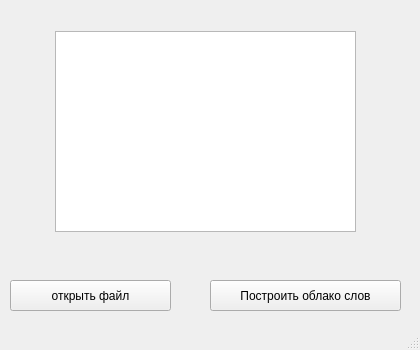
<?xml version="1.0" encoding="UTF-8"?>
<ui version="4.0">
 <class>MainWindow</class>
 <widget class="QMainWindow" name="MainWindow">
  <property name="geometry">
   <rect>
    <x>0</x>
    <y>0</y>
    <width>420</width>
    <height>350</height>
   </rect>
  </property>
  <property name="windowTitle">
   <string>MainWindow</string>
  </property>
  <widget class="QWidget" name="centralwidget">
   <widget class="QPushButton" name="pushButton">
    <property name="geometry">
     <rect>
      <x>210</x>
      <y>280</y>
      <width>191</width>
      <height>31</height>
     </rect>
    </property>
    <property name="text">
     <string>Построить облако слов</string>
    </property>
   </widget>
   <widget class="QPushButton" name="pushButton_2">
    <property name="geometry">
     <rect>
      <x>10</x>
      <y>280</y>
      <width>161</width>
      <height>31</height>
     </rect>
    </property>
    <property name="text">
     <string>открыть файл</string>
    </property>
   </widget>
   <widget class="QGraphicsView" name="graphicsView">
    <property name="geometry">
     <rect>
      <x>55</x>
      <y>31</y>
      <width>301</width>
      <height>201</height>
     </rect>
    </property>
   </widget>
  </widget>
  <widget class="QMenuBar" name="menubar">
   <property name="geometry">
    <rect>
     <x>0</x>
     <y>0</y>
     <width>420</width>
     <height>22</height>
    </rect>
   </property>
  </widget>
  <widget class="QStatusBar" name="statusbar"/>
 </widget>
 <resources/>
 <connections/>
</ui>
